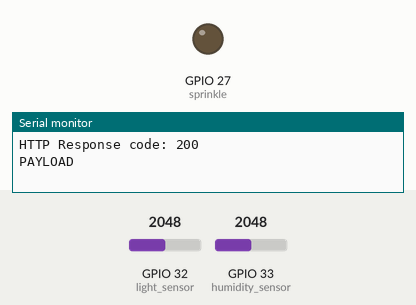
Simulated run of this program. Board: ESP32. Parts: output pins drawn as LEDs (lit = HIGH), the last lines printed to the serial monitor. The inputs (shaded band) are chosen by the test bench; at power-on: GPIO 32 (light_sensor) = 2048, GPIO 33 (humidity_sensor) = 2048. WiFi joins after 1.5 s; servers stay silent unless stated; uploads are accepted with an empty reply; the local clock reads 2024-03-15 10:24:30 at power-on unless the program sets it.

Above: at 7.6 s.
At 110.4 s:
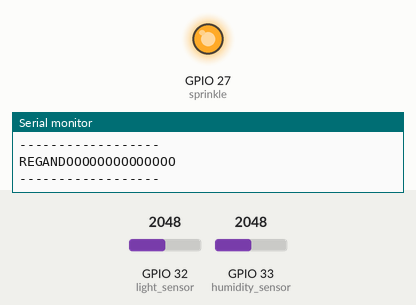
Timing chart, 0 to 123.8 s (numbered marks = the images above):
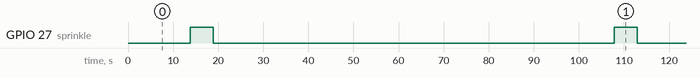

The program:

main.cpp
```cpp
#include <Arduino.h>
#include <WiFi.h>
#include <HTTPClient.h>
#include <ctime>


// WIFI CONFIGURATION
const char* ssid = "NET APT 801";
const char* password =  "418311397";

// BOARD PINS
int light_sensor = 32;
int humidity_sensor = 33;
int sprinkle = 27;

// CONTS
const int SPRINKLE_DURATION_IN_MILLI = 5000;
const long long int DELAY_BETWEEN_SPRINKLES_IN_SECS = 3600;

String POST_JAR_DATA_ENDPOINT = "https://backend-flora.herokuapp.com/enviar_dados_vaso";
String GET_SPRINKLE_DATA_ENDPOINT = "https://backend-flora.herokuapp.com/editar_dados_vaso?name=Vaso%20Cristalino";

struct ApplicationState {
  long long int delay_between_sprinkles_in_secs = DELAY_BETWEEN_SPRINKLES_IN_SECS;
  long long int timestamp = 0;
  long long int timestamp_next_sprinkle = time(0) + DELAY_BETWEEN_SPRINKLES_IN_SECS;
  bool is_configuration_set = false;
};

ApplicationState application_state;

void set_sprinkle(){
  if (time(0) > application_state.timestamp_next_sprinkle) {
    printf("------------------\n");
    printf("REGANDOOOOOOOOOOOOOO\n");
    printf("------------------\n");
    digitalWrite(sprinkle, HIGH);
    delay(SPRINKLE_DURATION_IN_MILLI);
    digitalWrite(sprinkle, LOW);

    application_state.timestamp_next_sprinkle = time(0) + application_state.delay_between_sprinkles_in_secs;
  }
}


struct JarData {
  long long int humidity = 0;
  long long int luminosity = 0;
};

JarData my_jar;

void post_jar_data(JarData jarData) {
  HTTPClient http;

  http.begin(POST_JAR_DATA_ENDPOINT);

  const char request_template[] = "{\"humidity\": %lld, \"luminosity\": %lld, \"name\": \"Vaso Cristalino\"}";

  char request_body[50];
  sprintf(request_body, request_template, jarData.humidity, jarData.luminosity);


  String json(request_body);
  Serial.println(json);
  http.addHeader("Content-Type", "application/json");
  int httpResponseCode = http.POST(json);
  Serial.print("HTTP Response code: ");
  Serial.println(httpResponseCode);
  Serial.println(http.getString());

  http.end();
}

long long int MAX_HUMIDITY = 4095, MAX_LUMINOSITY = 4095, MIN_HUMIDITY = 1200;

long long int max(long long a, long long b){
  return (a > b) ? a : b;
}

long long int handle_humidity(long long int humity_value){
  long long int humity_level = MAX_HUMIDITY - max(humity_value - MIN_HUMIDITY, 0LL);
  return min(100LL, (humity_level * 100LL) / (MAX_HUMIDITY - MIN_HUMIDITY));
}


long long int handle_luminosity(long long int luminosity_value) {
  return (luminosity_value * 100LL) / MAX_LUMINOSITY;
}

void update_jar_watering_configuration(){

  HTTPClient http;

  http.begin(GET_SPRINKLE_DATA_ENDPOINT);

  // read the status code and body of the response
  int statusCode = http.GET();

  String payload = http.getString();
  Serial.println("PAYLOAD");
  Serial.println(payload);
  long long int new_timestamp, new_delay_between_sprinkles;

  sscanf(payload.c_str(),"{\"timestamp\":%lld,\"tempo_de_rega_em_segundos\":%lld}", &new_timestamp, &new_delay_between_sprinkles);
  Serial.println();
  if(statusCode == 200 && new_timestamp != application_state.timestamp){
    Serial.println("ENTREEEI");
    application_state.timestamp = new_timestamp;
    application_state.delay_between_sprinkles_in_secs = new_delay_between_sprinkles;
    if(application_state.is_configuration_set == true) {
      application_state.timestamp_next_sprinkle = time(0);
    } else {
      application_state.timestamp_next_sprinkle = time(0) + application_state.delay_between_sprinkles_in_secs;
      application_state.is_configuration_set = true;
    }
  }
}

void connect_wifi(){
  WiFi.begin(ssid, password);

  while(WiFi.status() != WL_CONNECTED){
    Serial.println("Connecting to WiFi..");
    delay(500);
  }
  Serial.println("Connected to the WiFi network");
}

void setup() {
  Serial.begin(115200);
  pinMode(sprinkle, OUTPUT);
  connect_wifi();
}

void loop() {

  if ((WiFi.status() == WL_CONNECTED)) { //Check the current connection status
    long long int light_value = analogRead(light_sensor);
    long long int humidity_value = analogRead(humidity_sensor);

    my_jar.humidity = handle_humidity(humidity_value);
    my_jar.luminosity = handle_luminosity(light_value);

    printf("------------------\n");
    printf("application_state\n");
    Serial.print("timestamp -> ");
    Serial.println(application_state.timestamp);
    Serial.print("time(0) -> ");
    Serial.println(time(0));
    printf("delay_between_sprinkles - > %lld\n", application_state.delay_between_sprinkles_in_secs);
    printf("configuration_is_set - > %d\n", application_state.is_configuration_set);
    printf("timestamp next sprinkle - > %lld\n", application_state.timestamp_next_sprinkle);
    printf("------------------\n");

    // if(my_jar.humidity < 80) {
    //   Serial.println("Regar");
    //   digitalWrite(sprinkle, HIGH);
    // } else {
    //   digitalWrite(sprinkle, LOW);
    // }

    post_jar_data(my_jar);
    update_jar_watering_configuration();
    set_sprinkle();
  }

  delay(500);
}
```

Measured:
- by itself, GPIO 27 (sprinkle): alternates HIGH for 5.0 s and LOW for 89.0 s
